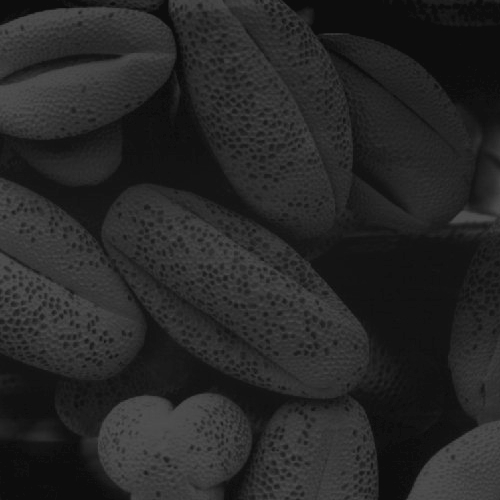
//> input picture work 4 Histogram/darkPollen.jpg, 500 x 500 px
$ ./HistogramEqualizer ../darkPollen.jpg   (built with g++ and OpenCV 4)
//> lines starting //> are read from the running program, lines starting //| are printed output that depends on the picture; after the words box and inside, x2 and y2 are one past the last pixel; in counts of white or black regions, pixels touching at a corner belong together
// Axel 56130500236

#include "opencv2/highgui/highgui.hpp"
#include "opencv2/imgproc/imgproc_c.h"
#include <stdio.h>

IplImage* DrawHistogram(CvHistogram *hist, float scaleX=2, float scaleY=2){
    float histMax = 0;
    cvGetMinMaxHistValue(hist, 0, &histMax, 0, 0);
    IplImage* imgHist = cvCreateImage(cvSize(256*scaleX, 64*scaleY), 8 ,1);

    cvZero(imgHist); //clear all elements to be zeros.
    cvSet(imgHist, cvScalar(255)); //set all to be 255; white background.

    for(int i=0; i< 255; i++) {
    	//float histValue = cvQueryHistValue_1D(hist, i); //not working, use the one below instead.
    	float histValue = cvGetReal1D(hist->bins, i);
        //float nextValue = cvQueryHistValue_1D(hist, i+1); //not working.
        float nextValue = cvGetReal1D(hist->bins, i+1);

        CvPoint pt1 = cvPoint(i*scaleX, 64*scaleY);
        CvPoint pt2 = cvPoint(i*scaleX+scaleX, 64*scaleY);
        CvPoint pt3 = cvPoint(i*scaleX+scaleX, (64-nextValue*64/histMax)*scaleY);
        CvPoint pt4 = cvPoint(i*scaleX, (64-histValue*64/histMax)*scaleY);

        int numPts = 5;
        CvPoint pts[] = {pt1, pt2, pt3, pt4, pt1};
        cvFillConvexPoly(imgHist, pts, numPts, cvScalar(0)); //filled with black color.
    }
    return imgHist;
}


void equalizeHistogram(CvHistogram *hist, IplImage* img){

	// go run it

	return;
}


int main(int argc, char *argv[])
{
    //IplImage* img = cvLoadImage("lowContrastPollen.jpg");
	IplImage* img = cvLoadImage("darkpollen.jpg");
//> img is the input picture: 500 rows x 500 cols, CV_8UC3; min 12, max 83, mean 38.7

    setbuf(stdout, NULL);
    if(!img){
      printf("Could not load image file: %s\n",argv[1]);
      exit(0);
    }
    int height,width,step,channels;


    // get the image data
    height    = img->height;
//> height = 500
    width     = img->width;
//> width = 500
    step      = img->widthStep;
//> step = 1500
    channels  = img->nChannels;
//> channels = 3

    // Checking...
    printf("Processing a %dx%d image with %d channels\n",height,width,channels);
//| Processing a 500x500 image with 3 channels

    // Histogram.
    int numBins = 256;
    float range[] = {0, 255};
    float *ranges[] = { range };
    CvHistogram *hist = cvCreateHist(1, &numBins, CV_HIST_ARRAY, ranges, 1);
    cvClearHist(hist);

    // Create image(s).
    IplImage* imgRed = cvCreateImage(cvGetSize(img), 8, 1);
    IplImage* imgGreen = cvCreateImage(cvGetSize(img), 8, 1);
    IplImage* imgBlue = cvCreateImage(cvGetSize(img), 8, 1);
    IplImage* imgGrayscale = cvCreateImage(cvGetSize(img), 8, 1);
    IplImage* imgHistEqualized = cvCreateImage(cvGetSize(img), 8, 1);

    // Split image into the color planes.
    cvSplit(img, imgBlue, imgGreen, imgRed, NULL);
    // Convert the image into its corresponding gray-scale image.
	// Add weight to rgb values
    // Y = 0.2126*R + 0.7152*G + 0.0722*B.
	cvAddWeighted( imgRed, 0.2126 , imgGreen, 0.7152 , 0.0, imgGrayscale );
	cvAddWeighted( imgGrayscale, 1.0, imgBlue, 0.0722 , 0.0, imgGrayscale );

	// Compute and draw histogram(s).
    cvClearHist(hist);
    cvCalcHist(&imgGrayscale, hist, 0, 0);
    IplImage* imgHistGrayscale = DrawHistogram(hist);
//> after the loop in DrawHistogram, `for(int i=0; i< 255; i++)`:
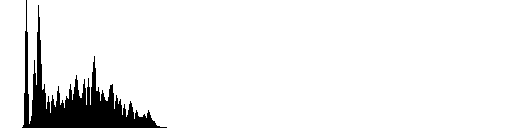
//> imgHist: 128 rows x 512 cols, CV_8UC1; 93.2% white; 1 black region, box (x1, y1, x2, y2) and area: (22, 0, 167, 128) 4434

    // Work on the histogram equalization.
  	cvCopy(imgGrayscale, imgHistEqualized);
    equalizeHistogram(hist, imgHistEqualized);
    cvEqualizeHist(imgGrayscale, imgHistEqualized);
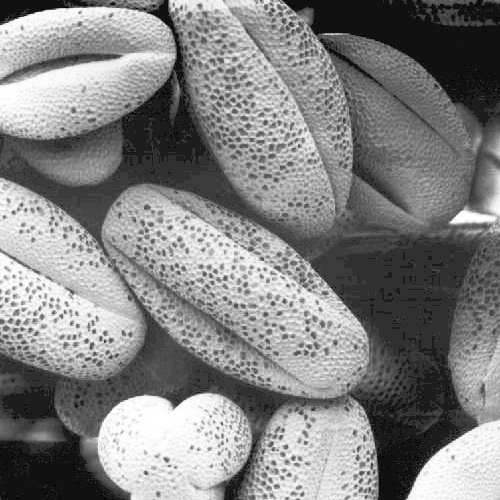
//> imgHistEqualized: 500 rows x 500 cols, CV_8UC1; min 0, max 255, mean 130.5

  	// Compute and draw histogram(s) of the equalized-histogram image.
    cvClearHist(hist);
    cvCalcHist(&imgHistEqualized, hist, 0, 0);
    IplImage* imgHistHistEqualized = DrawHistogram(hist);
//> call 2 of DrawHistogram, with scaleX = 2, scaleY = 2
//> in DrawHistogram (call 2), `cvGetMinMaxHistValue(hist, 0, &histMax, 0, 0);`: histMax = 16986
//> the loop in DrawHistogram (call 2), `for(int i=0; i< 255; i++)` made 255 passes
//> (histValue, nextValue, pt3, pt4) on passes 1 to 3: (477, 0, Point(2, 128), Point(0, 124)), (0, 0, Point(4, 128), Point(2, 128)), (0, 0, Point(6, 128), Point(4, 128))
//> after the loop in DrawHistogram (call 2), `for(int i=0; i< 255; i++)`:
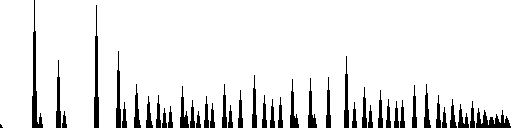
//> imgHist: 128 rows x 512 cols, CV_8UC1; 91.5% white; 43 black regions (1 under 20 px), largest, box (x1, y1, x2, y2) and area: (32, 0, 43, 128) 441, (94, 5, 99, 128) 369, (476, 108, 511, 128) 348

    //show window(s).
    cvNamedWindow("Gray scale");
    cvNamedWindow("Gray scale image");
    cvNamedWindow("Histogram equalization");
    cvNamedWindow("Histogram equalization image");

    cvShowImage("Gray scale", imgHistGrayscale);
    cvShowImage("Gray scale image", imgGrayscale);
    cvShowImage("Histogram equalization", imgHistHistEqualized);
    cvShowImage("Histogram equalization image", imgHistEqualized);

    cvWaitKey(0);

    // destroy window(s).
    cvDestroyWindow("Gray scale");
    cvDestroyWindow("Gray scale image");
    cvDestroyWindow("Histogram equalization");
    cvDestroyWindow("Histogram equalization image");

    // release the image
    cvReleaseImage(&imgGrayscale);
    cvReleaseImage(&imgHistGrayscale);
    cvReleaseImage(&imgHistEqualized);
    cvReleaseImage(&imgHistHistEqualized);

    return 0;
}
